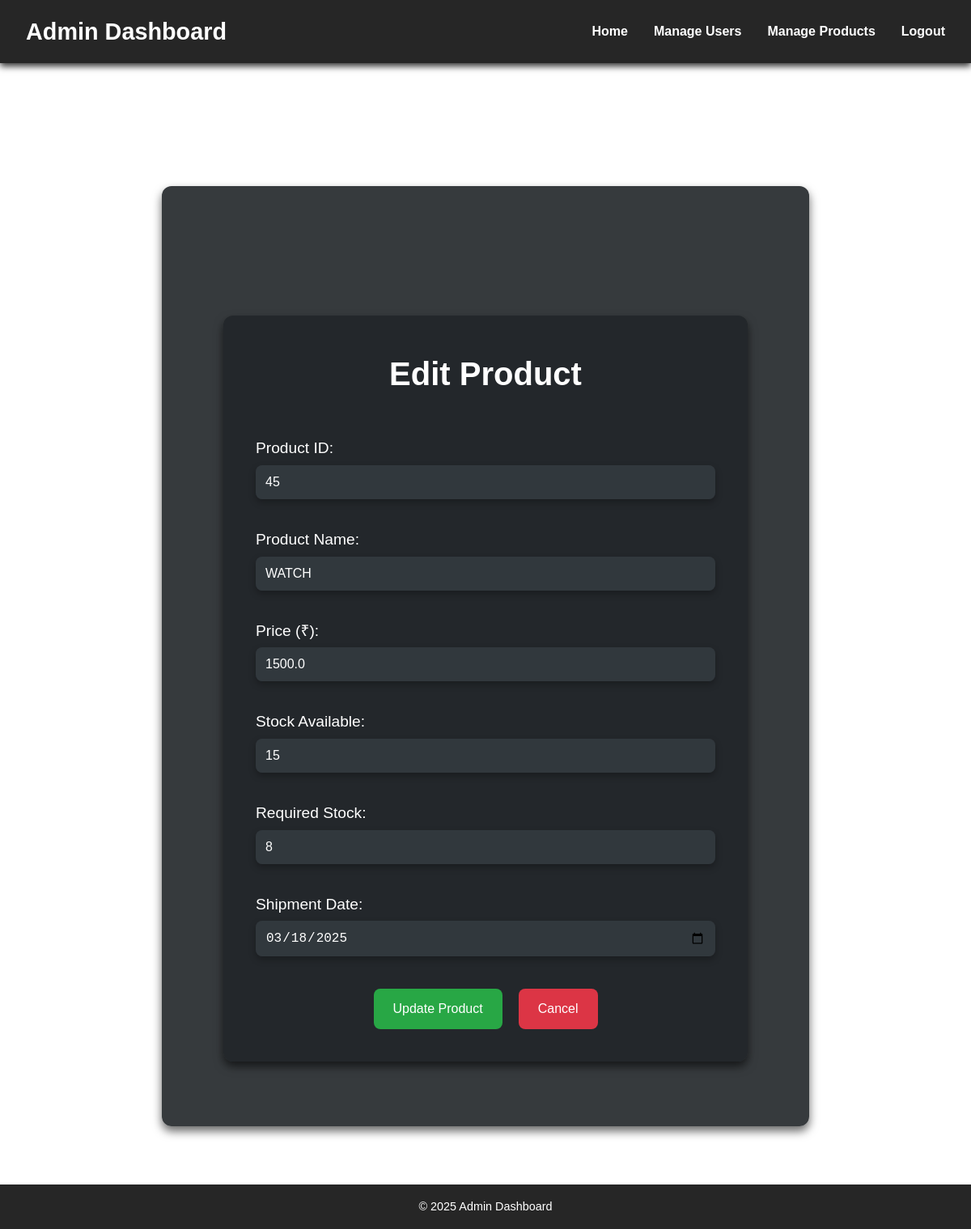
The page /edit_product/45 on the database its author committed.
### tables this page shows
CREATE TABLE products (
            id INTEGER PRIMARY KEY AUTOINCREMENT,
            product_name TEXT NOT NULL,
            price REAL NOT NULL,
            stock_available INTEGER NOT NULL,
            required_stock INTEGER NOT NULL,
            sales INTEGER NOT NULL,
            profit REAL NOT NULL,
            loss REAL NOT NULL,
            shipment_date TEXT NOT NULL
        );

### login.py (the view, shortened to what this page needs)
@app.route('/edit_product/<int:product_id>', methods=['GET', 'POST'])
def edit_product(product_id):
    conn = get_db_connection()
    product = conn.execute('SELECT * FROM products WHERE id = ?', (product_id,)).fetchone()
    conn.close()
    return render_template('edit_product.html', product=product)

### login.py (called while the page is built)
def get_db_connection() -> sqlite3.Connection:
    conn = sqlite3.connect('login_system.db')
    conn.row_factory = sqlite3.Row
    return conn

### templates/edit_product.html (shortened to what this page needs)
{% extends 'base.html' %}
{% block content %}
    <div class="container">
        <h2>Edit Product</h2>
        <form method="POST">
            <label for="id">Product ID:</label>
            <input type="text" id="id" name="id" value="{{ product.id }}" required>
            <label for="product_name">Product Name:</label>
            <input type="text" id="product_name" name="product_name" value="{{ product.product_name }}" required>
            <label for="price">Price (₹):</label>
            <input type="number" id="price" step="0.01" name="price" value="{{ product.price }}" required>
            <label for="stock_available">Stock Available:</label>
            <input type="number" id="stock_available" name="stock_available" value="{{ product.stock_available }}" required>
            <label for="required_stock">Required Stock:</label>
            <input type="number" id="required_stock" name="required_stock" value="{{ product.required_stock }}">
            <label for="shipment_date">Shipment Date:</label>
            <input type="date" id="shipment_date" name="shipment_date" value="{{ product.shipment_date }}" required>
            <div class="btn-group">
                <button type="submit" class="btn btn-primary">Update Product</button>
                <a href="{{ url_for('view_products') }}" class="btn btn-danger">Cancel</a>
            </div>
        </form>
    </div>
{% endblock %}

### templates/base.html (style rules this page uses)
* { margin: 0; padding: 0; box-sizing: border-box; }
body { font-family: Arial, sans-serif; background: url('https://img.freepik.com/premium-photo/digital-background-futuristic-e-commerce-metrics-with-shopping-cart-online-retail-analytics_1275456-1913.jpg') no-repeat center center fixed; background-size: cover; color: white; line-height: 1.6; }
.container { max-width: 1200px; margin: 0 auto; }

### templates/edit_product.html (style rules this page uses)
.container { background: rgba(33, 37, 41, 0.9); padding: 40px; border-radius: 12px; box-shadow: 0 6px 12px rgba(0, 0, 0, 0.6); width: 90%; max-width: 800px; margin: 120px auto 40px; text-align: center; }
h2 { font-size: 2.5rem; margin-bottom: 30px; color: #ffffff; }
form { display: flex; flex-direction: column; align-items: center; }
label { font-size: 1.2rem; margin: 15px 0 5px; color: #ffffff; align-self: flex-start; }
input { width: 100%; padding: 12px; margin-bottom: 20px; border-radius: 8px; border: none; font-size: 1rem; background: rgba(52, 58, 64, 0.9); color: #ffffff; box-shadow: 0 4px 8px rgba(0, 0, 0, 0.3); transition: background 0.3s ease; }
.btn { display: inline-block; padding: 12px 24px; margin-top: 20px; font-size: 1rem; color: white; border: none; border-radius: 8px; cursor: pointer; text-decoration: none; transition: background 0.3s ease; }
.btn-primary { background-color: #28a745; }
.btn-danger { background-color: #dc3545; }
.btn-group { display: flex; justify-content: center; gap: 20px; }

### rows shown on the page
products: id "45", product_name "WATCH", price "1500.0", stock_available "15", required_stock "8", shipment_date "03/18/2025"
